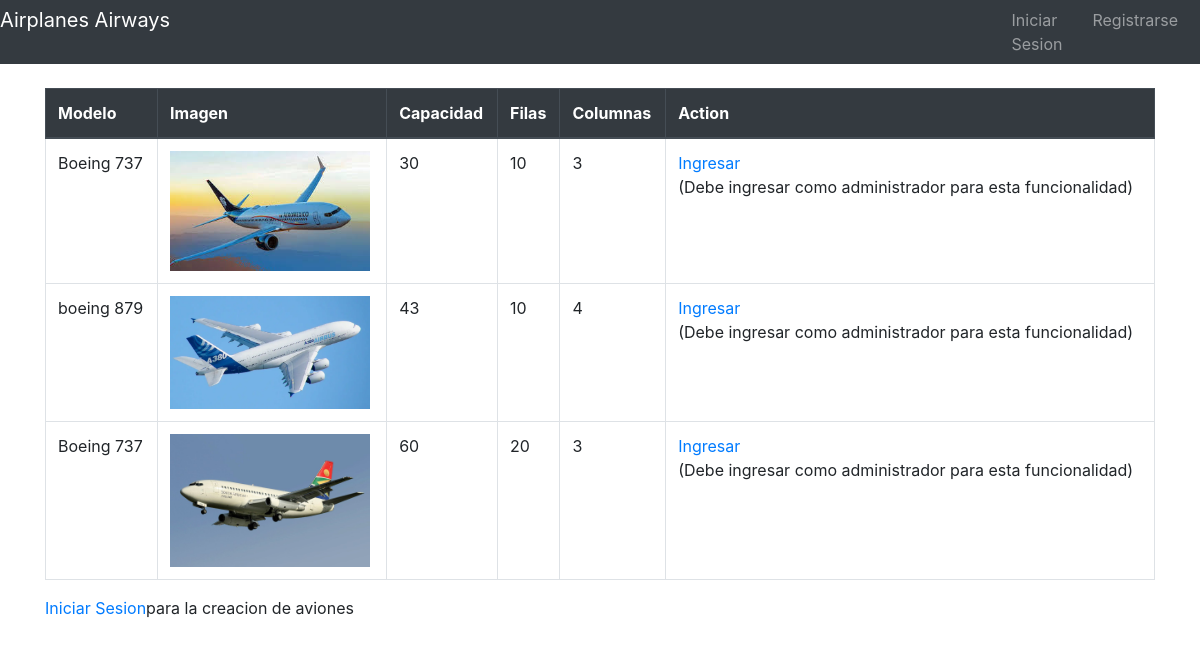
The app's page /airplanes/airplane_list/, older data.
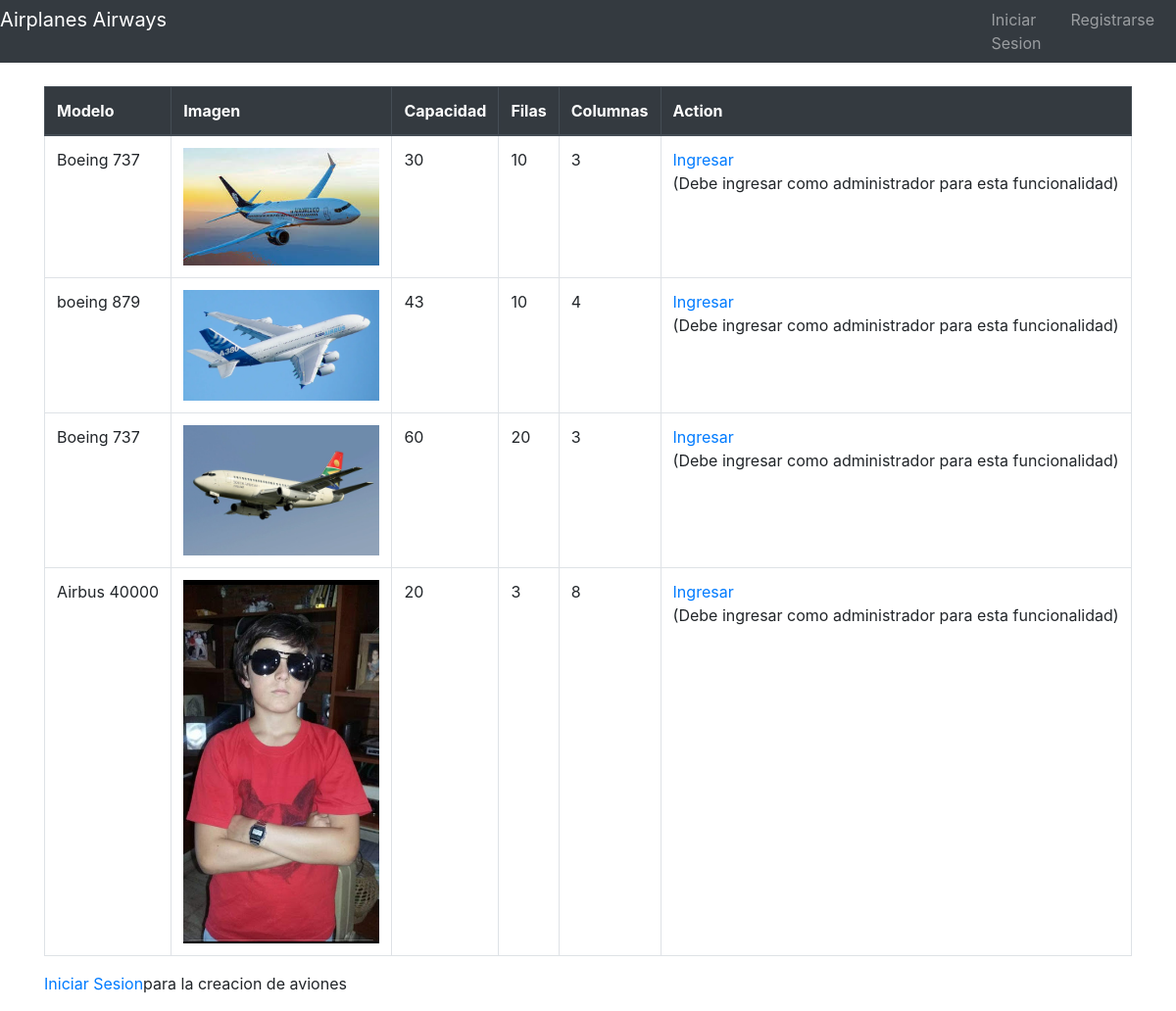
The same page, newer data.
### apps/airplanes/models.py (models this page shows, shortened)
class Airplane(models.Model):
    model = models.CharField(max_length=100)
    image = models.ImageField(upload_to='airplanes/', blank=True, null=True)
    capacity = models.IntegerField()
    rows = models.IntegerField()
    columns = models.IntegerField()

### apps/airplanes/views.py (the view)
class AirplaneList(ListView):
    model = Airplane
    template_name = 'airplanes/list.html'
    context_object_name = 'airplanes'

### apps/airplanes/templates/airplanes/list.html (shortened to what this page needs)
{% extends 'base.html' %}
{% block content %}
<div class="container mt-4">
    <table class="table table-bordered">
        <thead class="thead-dark">
            <tr>
                <th scope="col">Modelo</th>
                <th scope="col">Imagen</th>
                <th scope="col">Capacidad</th>
                <th scope="col">Filas</th>
                <th scope="col">Columnas</th>
                <th scope="col">Action</th>
            </tr>
        </thead>
        <tbody>
            {% for airplane in airplanes %}
            <tr>
                <td>{{airplane.model}}</td>
                <td>
                    {% if airplane.image %}
                        <img src="{{ airplane.image.url }}" alt="{{ airplane.model }}" width="200">
                    {% else %}
                        <span class="text-muted">Sin imagen</span>
                    {% endif %}
                </td>
                <td>{{airplane.capacity}}</td>
                <td>{{airplane.rows}}</td>
                <td>{{airplane.columns}}</td>
                {% if user.is_superuser %}
                <td>
                    <a href="{% url 'airplane_detail' airplane.id %}" class="fa fa-eye" aria-hidden="true"> Ver </a>
                    <a href="{% url 'airplane_update' airplane.id %}" class="fa fa-eye" aria-hidden="true"> Editar </a>
                    <a href="{% url 'airplane_delete' airplane.id %}" class="fa fa-trash" aria-hidden="true"> Borrar </a>
                </td>
                {% else %}
                <td>
                    <a href="{% url 'login' %}" class="fa fa-eye" aria-hidden="true"> Ingresar </a>
                    <p>(Debe ingresar como administrador para esta funcionalidad)</p>
                </td>
                {% endif %}
            </tr>
            {% endfor %}
        </tbody>
    </table>
    {% if user.is_superuser %}
        <a href="{% url 'airplane_create' %}" class="btn btn-info">Crear Avion</a>
    {% else %}
        <p><a href="{ url 'login' }" class="fa fa-eye">Iniciar Sesion</a>para la creacion de aviones</p>
    {% endif %}
</div>
{% endblock %}

### apps/home/templates/base.html (shortened to what this page needs)
<!DOCTYPE html>
<html lang="en">
  <head>
    <link
      rel="stylesheet"
      href="https://stackpath.bootstrapcdn.com/bootstrap/4.3.1/css/bootstrap.min.css"
    />
  </head>
  <body>
    <nav class="nav bar navbar-expand-lg navbar-dark bg-dark row">
      <a class="navbar-brand col-4" href="{% url 'index' %}"
        >Airplanes Airways</a
      >
      <div class="collapse navbar-collapse row col-8" id="navbarNav">
        {% if user.is_authenticated %}
        <ul class="navbar-nav col-8">
          <li class="nav-item">
            <a class="nav-link {% block activeHome %}{% endblock %}" href="{% url 'index' %}">Home</a>
          </li>
          <li class="nav-item {% block activeAirplane %} {% endblock %}">
            <a class="nav-link" href="{% url 'airplane_list' %}"
              >Airplanes<span class="sr-only">(current)</span></a
            >
          </li>
          <li class="nav-item">
            <a class="nav-link {% block activeFlight %}{% endblock %}" href="{% url 'flight_list' %}">Flights</a>
          </li>
          <li class="nav-item">
            <a class="nav-link {% block activePassenger %}{% endblock %}" href="{% url 'passengerList' %}">Passengers</a>
          </li>
          <li class="nav-item">
            <a class="nav-link {% block activerReservation %}{% endblock %}" href="{% url 'list' %}">Reservations</a>
          </li>
        </ul>
        <ul class="navbar-nav col-4">
          <li class="nav-item">
            <a href="{% url 'logout' %}" class="nav-link">Logout</a>
          </li>
        </ul>
        {% else %}
        <ul class="navbar-nav col-3">
          <li class="nav-item">
            <a href="{% url 'login' %}" class="nav-link">Iniciar Sesion</a>
          </li>
          <li class="nav-item">
            <a href="{% url 'register' %}" class="nav-link">Registrarse</a>
          </li>
        </ul>
        {% endif %}
      </div>
    </nav>
    {% block content %} {% endblock %}
  </body>
</html>

Row changes from the older to the newer data that the page shows:
added Airplane: model "Airbus 40000", image (picture), capacity "20", rows "3", columns "8"
